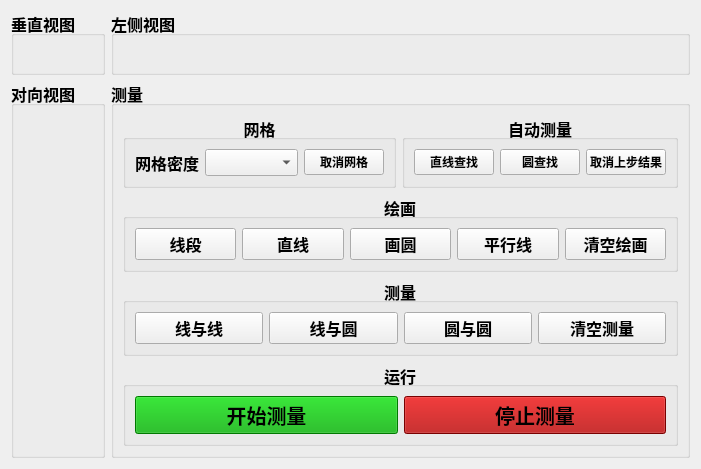
      <widget class="QWidget" name="tabMian">
       <attribute name="title">
        <string>主界面</string>
       </attribute>
       <layout class="QGridLayout" name="gridLayout_2">
        <item row="0" column="0">
         <widget class="QGroupBox" name="groupBox">
          <property name="font">
           <font>
            <pointsize>12</pointsize>
            <weight>75</weight>
            <bold>true</bold>
           </font>
          </property>
          <property name="title">
           <string>垂直视图</string>
          </property>
          <layout class="QGridLayout" name="gridLayout_3">
           <property name="sizeConstraint">
            <enum>QLayout::SetDefaultConstraint</enum>
           </property>
           <property name="leftMargin">
            <number>0</number>
           </property>
           <property name="topMargin">
            <number>0</number>
           </property>
           <property name="rightMargin">
            <number>0</number>
           </property>
           <property name="bottomMargin">
            <number>0</number>
           </property>
           <property name="spacing">
            <number>0</number>
           </property>
           <item row="0" column="0">
            <widget class="QLabel" name="lbVerticalView">
             <property name="text">
              <string/>
             </property>
             <property name="alignment">
              <set>Qt::AlignCenter</set>
             </property>
            </widget>
           </item>
          </layout>
         </widget>
        </item>
        <item row="0" column="1">
         <widget class="QGroupBox" name="groupBox_2">
          <property name="font">
           <font>
            <pointsize>12</pointsize>
            <weight>75</weight>
            <bold>true</bold>
           </font>
          </property>
          <property name="title">
           <string>左侧视图</string>
          </property>
          <layout class="QGridLayout" name="gridLayout_11">
           <item row="0" column="0">
            <widget class="QLabel" name="lbLeftView">
             <property name="text">
              <string/>
             </property>
             <property name="alignment">
              <set>Qt::AlignCenter</set>
             </property>
            </widget>
           </item>
          </layout>
         </widget>
        </item>
        <item row="1" column="0">
         <widget class="QGroupBox" name="groupBox_3">
          <property name="sizePolicy">
           <sizepolicy hsizetype="Expanding" vsizetype="Preferred">
            <horstretch>0</horstretch>
            <verstretch>0</verstretch>
           </sizepolicy>
          </property>
          <property name="font">
           <font>
            <pointsize>12</pointsize>
            <weight>75</weight>
            <bold>true</bold>
           </font>
          </property>
          <property name="title">
           <string>对向视图</string>
          </property>
          <layout class="QGridLayout" name="gridLayout_4">
           <property name="leftMargin">
            <number>0</number>
           </property>
           <property name="topMargin">
            <number>0</number>
           </property>
           <property name="rightMargin">
            <number>0</number>
           </property>
           <property name="bottomMargin">
            <number>0</number>
           </property>
           <property name="spacing">
            <number>0</number>
           </property>
           <item row="0" column="0">
            <widget class="QLabel" name="lbFrontView">
             <property name="text">
              <string/>
             </property>
             <property name="alignment">
              <set>Qt::AlignCenter</set>
             </property>
            </widget>
           </item>
          </layout>
         </widget>
        </item>
        <item row="1" column="1">
         <widget class="QGroupBox" name="groupBox_4">
          <property name="sizePolicy">
           <sizepolicy hsizetype="Minimum" vsizetype="Preferred">
            <horstretch>0</horstretch>
            <verstretch>0</verstretch>
           </sizepolicy>
          </property>
          <property name="font">
           <font>
            <pointsize>12</pointsize>
            <weight>75</weight>
            <bold>true</bold>
           </font>
          </property>
          <property name="acceptDrops">
           <bool>false</bool>
          </property>
          <property name="title">
           <string>测量</string>
          </property>
          <property name="flat">
           <bool>false</bool>
          </property>
          <layout class="QVBoxLayout" name="verticalLayout">
           <item>
            <layout class="QHBoxLayout" name="horizontalLayout_7">
             <item>
              <widget class="QGroupBox" name="groupBox_5">
               <property name="layoutDirection">
                <enum>Qt::LeftToRight</enum>
               </property>
               <property name="title">
                <string>网格</string>
               </property>
               <property name="alignment">
                <set>Qt::AlignCenter</set>
               </property>
               <property name="flat">
                <bool>true</bool>
               </property>
               <property name="checkable">
                <bool>false</bool>
               </property>
               <layout class="QHBoxLayout" name="horizontalLayout_5">
                <item>
                 <layout class="QHBoxLayout" name="horizontalLayout">
                  <item>
                   <widget class="QLabel" name="label">
                    <property name="text">
                     <string>网格密度</string>
                    </property>
                    <property name="alignment">
                     <set>Qt::AlignRight|Qt::AlignTrailing|Qt::AlignVCenter</set>
                    </property>
                   </widget>
                  </item>
                  <item>
                   <widget class="QComboBox" name="cbGridDens"/>
                  </item>
                  <item>
                   <widget class="QPushButton" name="btnCancelGrids">
                    <property name="font">
                     <font>
                      <pointsize>9</pointsize>
                      <weight>75</weight>
                      <bold>true</bold>
                     </font>
                    </property>
                    <property name="text">
                     <string>取消网格</string>
                    </property>
                   </widget>
                  </item>
                 </layout>
                </item>
               </layout>
              </widget>
             </item>
             <item>
              <widget class="QGroupBox" name="groupBox_16">
               <property name="layoutDirection">
                <enum>Qt::LeftToRight</enum>
               </property>
               <property name="title">
                <string>自动测量</string>
               </property>
               <property name="alignment">
                <set>Qt::AlignCenter</set>
               </property>
               <property name="flat">
                <bool>true</bool>
               </property>
               <property name="checkable">
                <bool>false</bool>
               </property>
               <layout class="QHBoxLayout" name="horizontalLayout_6">
                <item>
                 <widget class="QPushButton" name="btnLineDet">
                  <property name="font">
                   <font>
                    <pointsize>9</pointsize>
                    <weight>75</weight>
                    <bold>true</bold>
                   </font>
                  </property>
                  <property name="text">
                   <string>直线查找</string>
                  </property>
                 </widget>
                </item>
                <item>
                 <widget class="QPushButton" name="btnCircleDet">
                  <property name="font">
                   <font>
                    <pointsize>9</pointsize>
                    <weight>75</weight>
                    <bold>true</bold>
                   </font>
                  </property>
                  <property name="text">
                   <string>圆查找</string>
                  </property>
                 </widget>
                </item>
                <item>
                 <widget class="QPushButton" name="btnCan1StepDet">
                  <property name="font">
                   <font>
                    <pointsize>9</pointsize>
                    <weight>75</weight>
                    <bold>true</bold>
                   </font>
                  </property>
                  <property name="text">
                   <string>取消上步结果</string>
                  </property>
                 </widget>
                </item>
               </layout>
              </widget>
             </item>
            </layout>
           </item>
           <item>
            <widget class="QGroupBox" name="groupBox_6">
             <property name="layoutDirection">
              <enum>Qt::LeftToRight</enum>
             </property>
             <property name="title">
              <string>绘画</string>
             </property>
             <property name="alignment">
              <set>Qt::AlignCenter</set>
             </property>
             <property name="flat">
              <bool>true</bool>
             </property>
             <property name="checkable">
              <bool>false</bool>
             </property>
             <layout class="QHBoxLayout" name="horizontalLayout_2">
              <item>
               <widget class="QPushButton" name="btnDrawLine">
                <property name="text">
                 <string>线段</string>
                </property>
               </widget>
              </item>
              <item>
               <widget class="QPushButton" name="btnDrawStraight">
                <property name="text">
                 <string>直线</string>
                </property>
               </widget>
              </item>
              <item>
               <widget class="QPushButton" name="btnDrawCircle">
                <property name="text">
                 <string>画圆</string>
                </property>
               </widget>
              </item>
              <item>
               <widget class="QPushButton" name="btnDrawParallel">
                <property name="text">
                 <string>平行线</string>
                </property>
               </widget>
              </item>
              <item>
               <widget class="QPushButton" name="btnClearDrawings">
                <property name="text">
                 <string>清空绘画</string>
                </property>
               </widget>
              </item>
             </layout>
            </widget>
           </item>
           <item>
            <widget class="QGroupBox" name="groupBox_7">
             <property name="layoutDirection">
              <enum>Qt::LeftToRight</enum>
             </property>
             <property name="title">
              <string>测量</string>
             </property>
             <property name="alignment">
              <set>Qt::AlignCenter</set>
             </property>
             <property name="flat">
              <bool>true</bool>
             </property>
             <property name="checkable">
              <bool>false</bool>
             </property>
             <layout class="QHBoxLayout" name="horizontalLayout_3">
              <item>
               <widget class="QPushButton" name="btnMeasureLines">
                <property name="text">
                 <string>线与线</string>
                </property>
               </widget>
              </item>
              <item>
               <widget class="QPushButton" name="btnMeasureLine2Circle">
                <property name="text">
                 <string>线与圆</string>
                </property>
               </widget>
              </item>
              <item>
               <widget class="QPushButton" name="btnMeasureCircles">
                <property name="text">
                 <string>圆与圆</string>
                </property>
               </widget>
              </item>
              <item>
               <widget class="QPushButton" name="btnClearMeasurements">
                <property name="text">
                 <string>清空测量</string>
                </property>
               </widget>
              </item>
             </layout>
            </widget>
           </item>
           <item>
            <widget class="QGroupBox" name="groupBox_8">
             <property name="layoutDirection">
              <enum>Qt::LeftToRight</enum>
             </property>
             <property name="title">
              <string>运行</string>
             </property>
             <property name="alignment">
              <set>Qt::AlignCenter</set>
             </property>
             <property name="flat">
              <bool>true</bool>
             </property>
             <property name="checkable">
              <bool>false</bool>
             </property>
             <layout class="QHBoxLayout" name="horizontalLayout_4">
              <item>
               <widget class="QPushButton" name="btnStartMeasure">
                <property name="sizePolicy">
                 <sizepolicy hsizetype="Minimum" vsizetype="Preferred">
                  <horstretch>0</horstretch>
                  <verstretch>0</verstretch>
                 </sizepolicy>
                </property>
                <property name="font">
                 <font>
                  <pointsize>15</pointsize>
                  <weight>75</weight>
                  <bold>true</bold>
                 </font>
                </property>
                <property name="styleSheet">
                 <string notr="true">background-color: rgb(0, 170, 0);</string>
                </property>
                <property name="text">
                 <string>开始测量</string>
                </property>
               </widget>
              </item>
              <item>
               <widget class="QPushButton" name="btnStopMeasure">
                <property name="sizePolicy">
                 <sizepolicy hsizetype="Minimum" vsizetype="Preferred">
                  <horstretch>0</horstretch>
                  <verstretch>0</verstretch>
                 </sizepolicy>
                </property>
                <property name="font">
                 <font>
                  <pointsize>15</pointsize>
                  <weight>75</weight>
                  <bold>true</bold>
                 </font>
                </property>
                <property name="styleSheet">
                 <string notr="true">background-color: rgb(170, 0, 0);</string>
                </property>
                <property name="text">
                 <string>停止测量</string>
                </property>
               </widget>
              </item>
             </layout>
            </widget>
           </item>
          </layout>
         </widget>
        </item>
       </layout>
      </widget>
